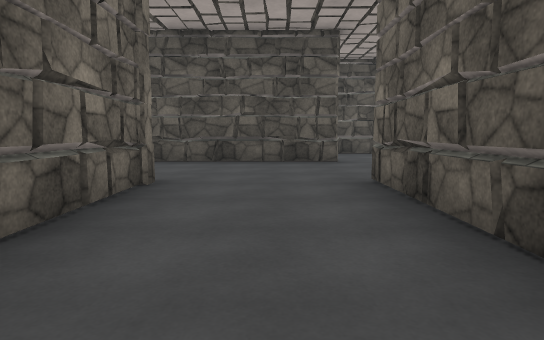
[1] (above)

24 first-person views from a walk through a scene from a Unity 3-D project. The camera is 1.2 m above the floor, tilts 6° down and sees 75° across. Doors are open. The floor is counted in squares, 2 m on a side. Each view is taken from the middle of a square. On the plan, view 1 faces up. The plan holds only what a view shows up to about 10 squares ahead; the rest is blank. Flat ground stands in for the terrain. The player is left out. Surface patterns are stand-ins for the level's own textures.

[2]
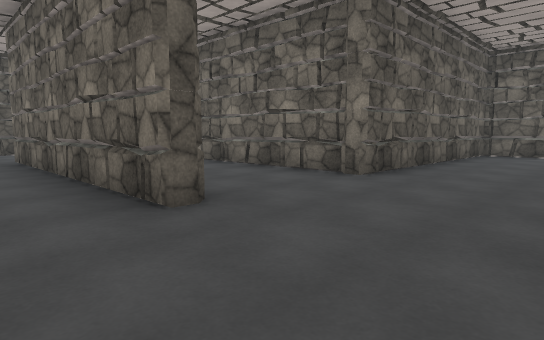

[3]
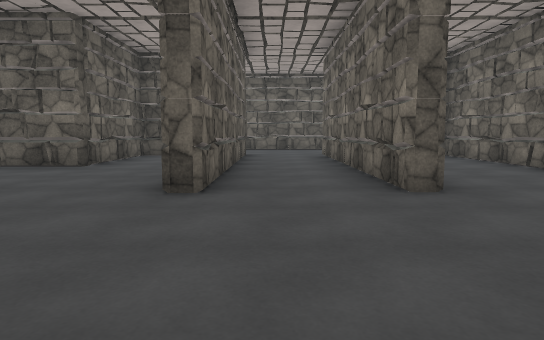

[4]
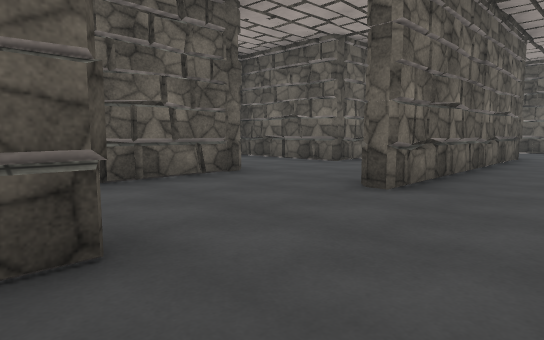

[5]
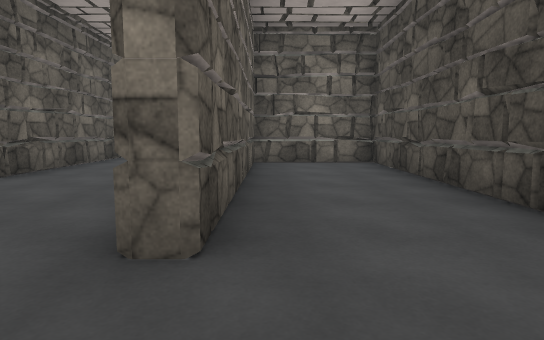

[6]
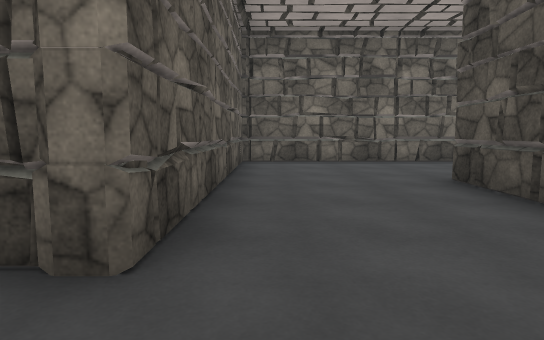

[7]
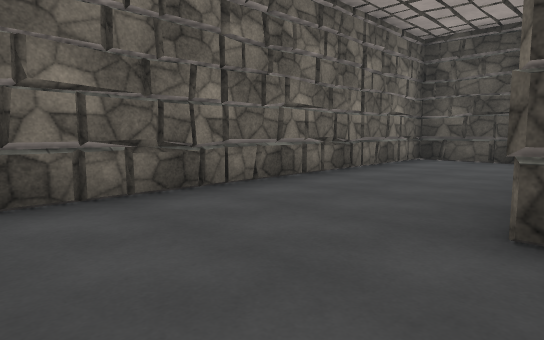

[8]
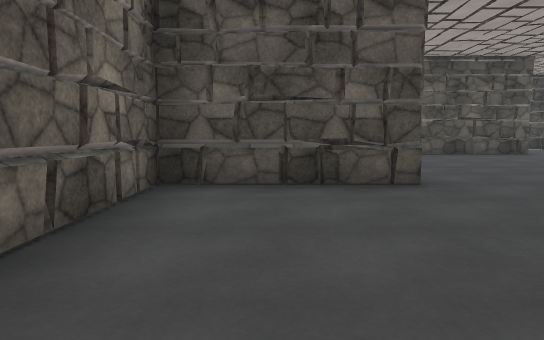

[9]
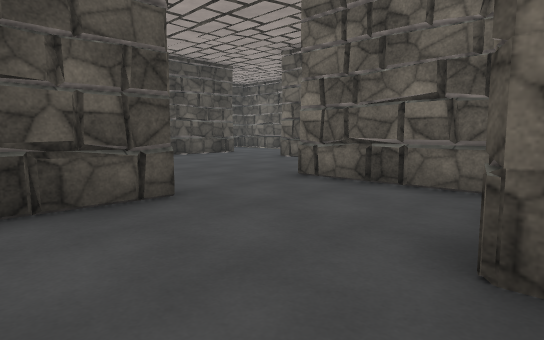

[10]
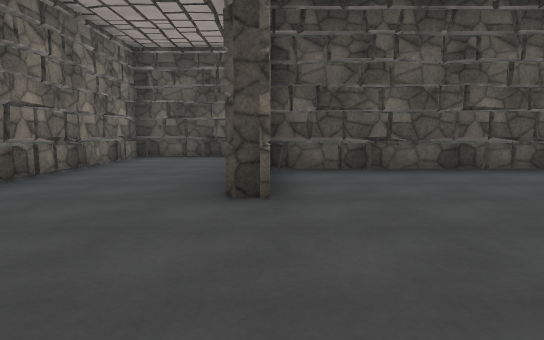

[11]
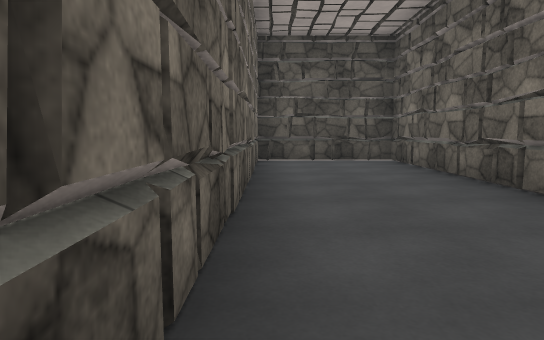

[12]
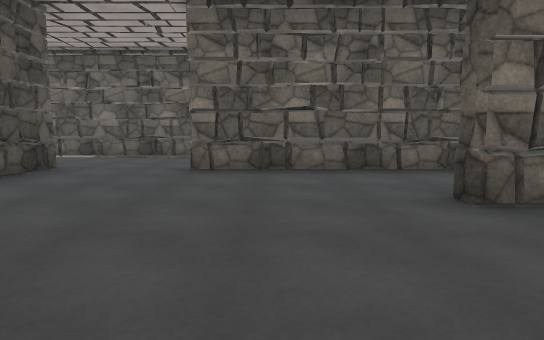

[13]
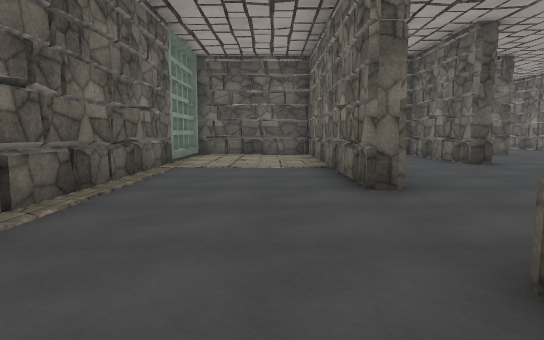

[14]
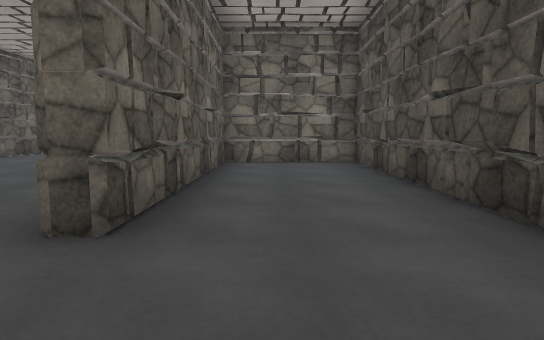

[15]
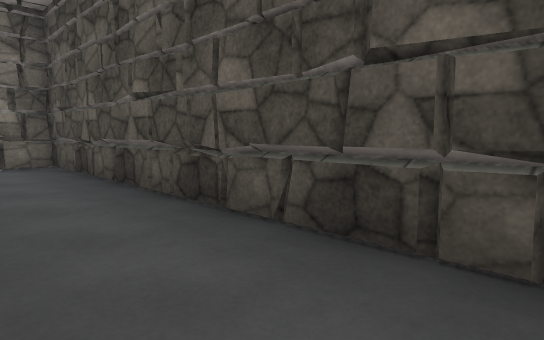

[16]
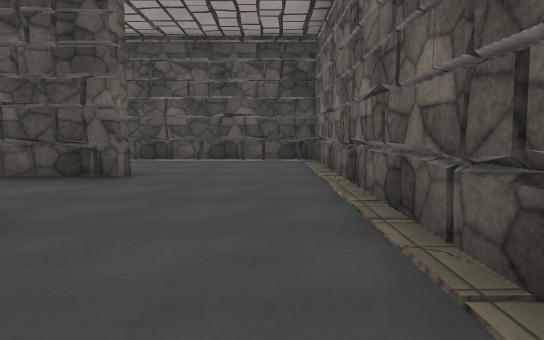

[17]
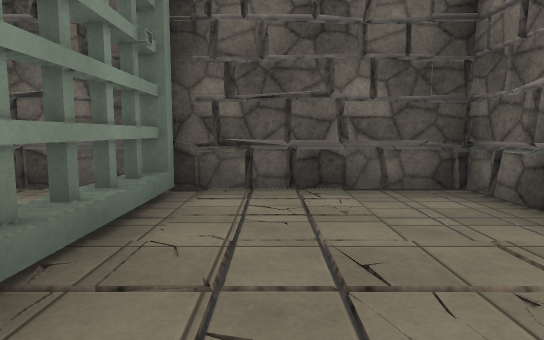

[18]
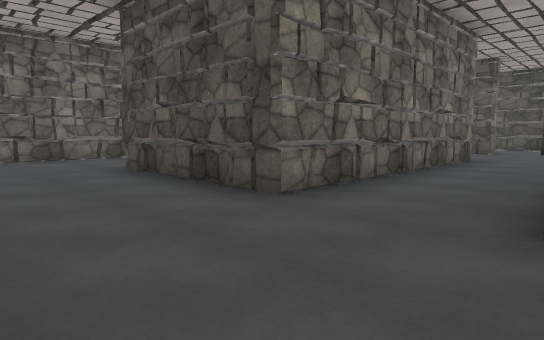

[19]
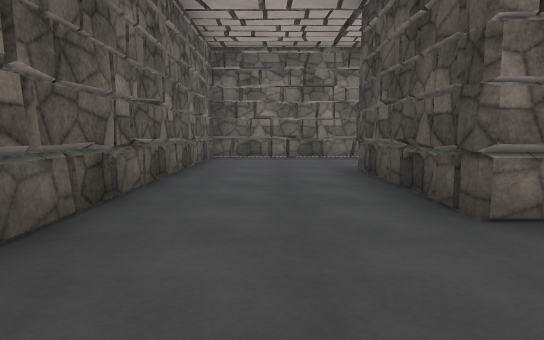

[20]
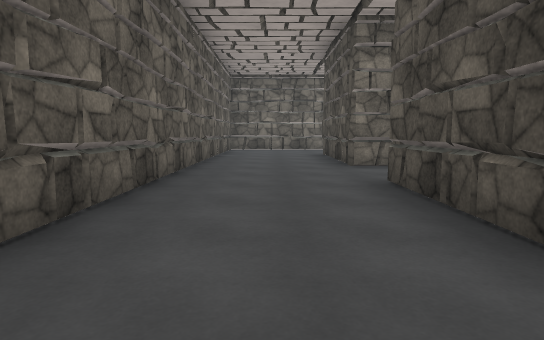

[21]
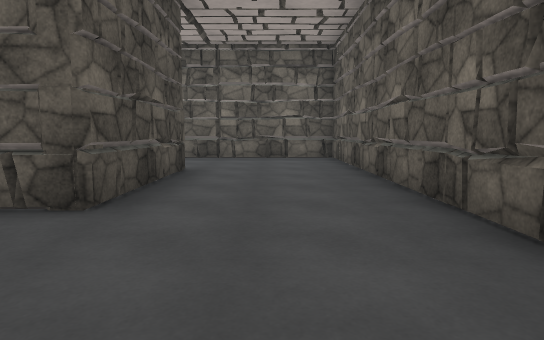

[22]
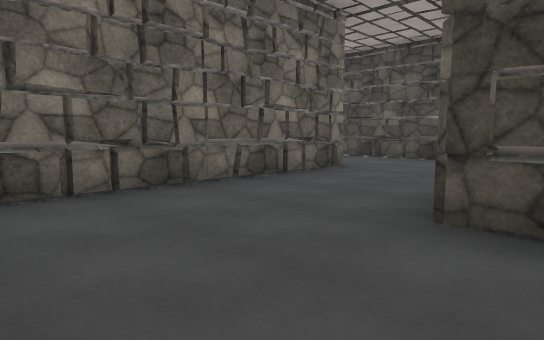

[23]
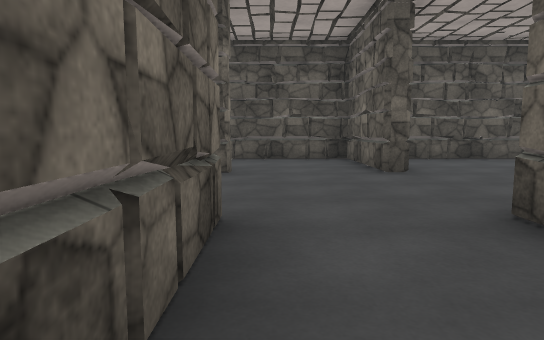

[24]
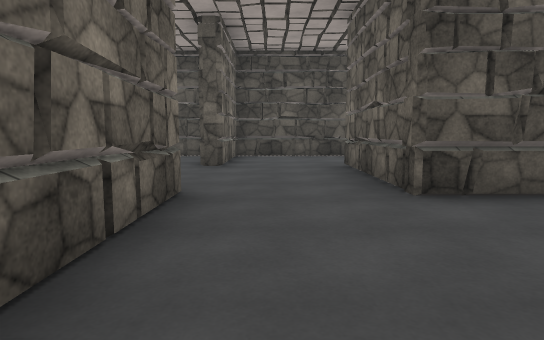

### Floor plan
Ten units are one square. View 1 is at (0, 0); x grows to the right and y downward. Boxes are objects, and circles mark ways between rooms. Rooms are numbered by the first view taken in them; rooms with no view inside come last. Other rooms are left out.
<svg viewBox="-78 -221 177 270">
<path fill="none" stroke="#000" d="M-45 -104 -39 -104M-22 -109 -22 -134M14 -72 -45 -72M12 -15 12 -45M-42 -130 -73 -130 -73 -44 -15 -44 -15 13M-53 -129 -56 -133M17 -45 17 16 -19 16M41 -45 41 -35M63 -43 63 -76M37 -74 37 -100 -40 -100 -40 -77 14 -77M68 16 37 16 37 -45M-46 -15 -46 44 93 44 93 9M66 -100 41 -100 41 -75M-44 -173 -44 -216 -73 -216 -73 -142M-25 -185 -28 -189M-18 -134 -18 -104M10 -186 -41 -186M-71 -134 -56 -134M6 -120 6 -164M39 -184 39 -216 -40 -216 -40 -191 10 -191M39 -131 39 -184M10 -164 10 -104 44 -104M41 -35 41 -20M76 -43 63 -43M63 12 63 -18 94 -18"/>
<rect x="35" y="-125" width="10" height="20" fill="#bbb"><title>other object</title></rect>
<circle cx="10" cy="-55" r="3" fill="#2a7"/>
<circle cx="-35" cy="-130" r="3" fill="#2a7"/>
<circle cx="50" cy="-40" r="3" fill="#2a7"/>
<circle cx="10" cy="-175" r="3" fill="#2a7"/>
<circle cx="25" cy="-190" r="3" fill="#2a7"/>
<text x="-40" y="-60">1</text>
<text x="20" y="-20">2</text>
<text x="-30" y="-160">3</text>
<text x="0" y="-200">4</text>
<text x="30" y="-140">5</text>
<text x="60" y="-20">6</text>
</svg>
Room 1 opens to room 2. Room 1 opens to room 3. Room 2 opens to room 6. Room 3 opens to room 5. Room 4 opens to room 5.

Where each view was taken, in squares from view 1:
view 1: 0 up, 0 right, facing up
view 2: 7 up, 3 right, facing down-left
view 3: 8 up, 3 right, facing down
view 4: 8 up, 2 right, facing down-right
view 5: 8 up, 3 right, facing left
view 6: 5 up, 0 right, facing left
view 7: 5 up, 4 left, facing up-left
view 8: 9 up, 6 left, facing up
view 9: 10 up, 6 left, facing up-right
view 10: 13 up, 4 left, facing up
view 11: 14 up, 7 left, facing up
view 12: 15 up, 5 left, facing right
view 13: 20 up, 2 right, facing down
view 14: 20 up, 3 right, facing left
view 15: 20 up, 3 right, facing up-left
view 16: 14 up, 3 right, facing up
view 17: 14 up, 3 right, facing down
view 18: 4 down, 4 right, facing up-left
view 19: 3 down, 4 right, facing left
view 20: 3 down, 8 right, facing left
view 21: 3 down, 1 right, facing right
view 22: 4 down, 1 left, facing up-left
view 23: 2 up, 2 right, facing up
view 24: 1 up, 5 right, facing up
